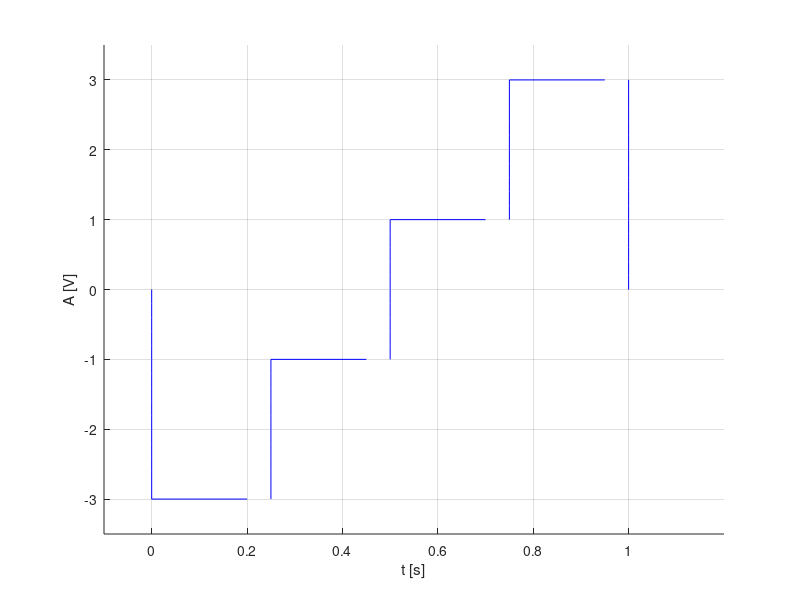

MATLAB code for this plot:
%Se va genera un semnal cu rezolutie temporara de 2ms pentru un semnal continuu de tipul:
% Semnal dreptunghiular multinivel, aleator
% Durata fiecarui nivel: 0,25 s.
% Nivelurile {-3,-1,1,3}

hold on
xlabel('t [s]'),ylabel('A [V]')
%b) nivelurile {-3,-1,1,3}
%Rezolutia temporara de 2ms



%y variaza de la 0 la -3
y=0:-0.2:-3;
x=y*0;
plot(x,y,'b')
%nivel -3
x = 0: 0.2: 1/4;
y = -3+0*x;
plot(x, y, 'b'),grid

%x=1/4;y variaza de la -3 la -1
y=-3:0.2:-1;
x=y*0+1/4;
plot(x,y,'b')

%nivel -1
x = 1/4:0.2:1/2;
y=-1+0*x;
plot(x,y,'b')

%x=1/2; y variaza de la -1 la 1
y=-1:0.2:1;
x=y*0+1/2;
plot(x,y,'b')

%nivel 1
x = 1/2:0.2:3/4;
y=1+x*0;
plot(x,y,'b')

%x=3/4; y variaza de la 1 la 3
y=1:0.2:3;
x=y*0+3/4;
plot(x,y,'b')

%nivel 3
x = 3/4:0.2:1;
y=3+x*0;
plot(x,y,'b')

%x=1; y variaza de la 3 la 0;
y=3:-0.2:0;
x=y*0+1;
plot(x,y,'b')

axis([-0.1 1.2 -3.5 3.5])


%


